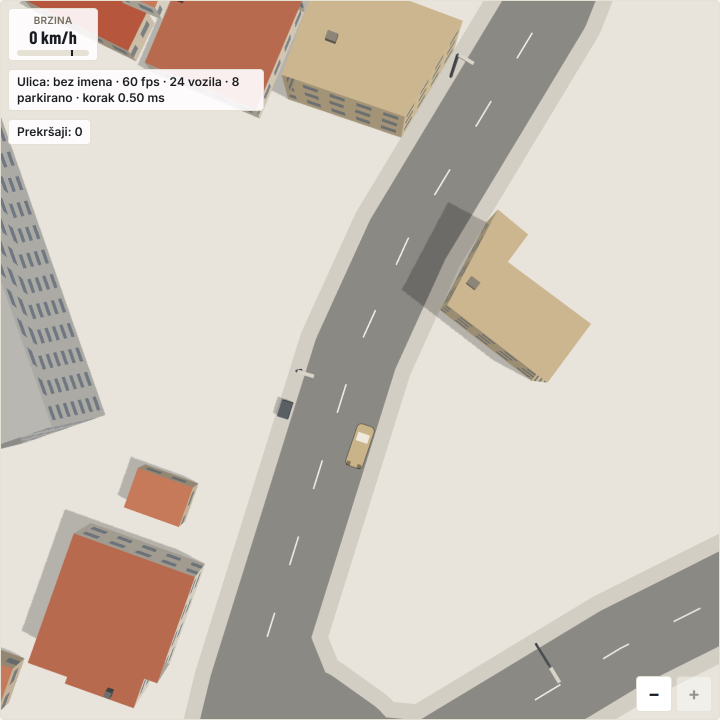
#> input picture qa/faza7-parkiranje-2.png, 1440 x 1440 px (shown at 1/2 size); its folder holds only this picture in this run
$ python -i check_slike.py   (imports and definitions only)
#> lines starting #> are read from the running program, lines starting #| are printed output that depends on the picture; after the words box and inside, x2 and y2 are one past the last pixel; in counts of white or black regions, pixels touching at a corner belong together
#!/usr/bin/env python3
"""Faza 2 — slike.

    python qa/ocr_slike.py       # prvo ovo (sporo, kešira se u qa/ocr.json)
    python qa/check_slike.py     # pa ovo

Pokriva 2.1 reference i fajlove, 2.2 OCR, 2.3 geometrijske sumnje,
2.4 slaganje slike i pitanja, 2.5 težinu.
"""

import json
import pathlib
import re
import sys
from collections import Counter, defaultdict

import numpy as np
from PIL import Image
from scipy import ndimage

QUESTIONS = pathlib.Path("public/questions.json")
IMAGES = pathlib.Path("public/web_images")
OCR = pathlib.Path("qa/ocr.json")

# [1 line that did not run here, left out]
# [1 line that did not run here, left out]

nalazi, cisto = [], []
nalaz = lambda sev, n, d: nalazi.append((sev, n, d))  # noqa: E731
ok = lambda n, d="": cisto.append((n, d))  # noqa: E731


def naslov(t):
    print("\n" + "=" * 78 + f"\n{t}\n" + "=" * 78)


# ═════════════════════════════════════════════════════════════════════════════
# [1 line not run here, left out]

# [1 line that did not run here, left out]
# [1 line that did not run here, left out]
# [1 line that did not run here, left out]

# [16 lines not run here, left out]

prazni, nemoguci = [], []
dimenzije = {}
# [25 lines not run here, left out]
ocr = json.loads(OCR.read_text(encoding="utf-8"))
#> (reads qa/ocr.json from the repository)
# [1 line not run here, left out]

# „Na slici", brojevi pitanja, oznake opcija — obrasci odštampanog teksta iz PDF-a.
PITANJE_RE = re.compile(r"\b\d{1,3}\.\s*(Na|U|Kako|Znak|Vozac|Vozač)", re.I)
OPCIJA_RE = re.compile(r"\b[abc]\)\s")
FRAZA_RE = re.compile(r"na slici|prikazan|saobra|situacij", re.I)

sumnjive = []
# [24 lines not run here, left out]

# Koliko slika uopšte ima ikakav tekst (znakovi ga legitimno imaju: STOP, E-70, 30…)
sa_tekstom = sum(1 for r in ocr.values() if r.get("text", "").strip())
# [5 lines not run here, left out]


# [44 lines left out: function analiza, not called in this run]


odnos, komponente, odsjeceno, margina = [], [], [], []
# [48 lines not run here, left out]

# [1 line that did not run here, left out]
# [1 line that did not run here, left out]
# [10 lines not run here, left out]

def krupne_komponente(put, min_udio=0.01):
    """Broj POVEZANIH komponenti većih od `min_udio` površine — pravo 2D
    povezivanje, ne vodoravne trake.

    Vodoravne trake ne rade posao: kod znaka sa dopunskom tablom između njih
    često nema nijednog potpuno bijelog reda (ivice se dodiruju kroz antialias),
    a kod tri panela jedan pored drugog razmak je uspravan, ne vodoravan.
    """
#> called with put = 'faza7-parkiranje-2.png', min_udio = 0.01
    with Image.open(put) as im:
#> im is the input picture: PIL image 1440x1440 RGB; mean R, G, B 205.4, 196.5, 186.5
        a = np.asarray(im.convert("L")).astype(int)
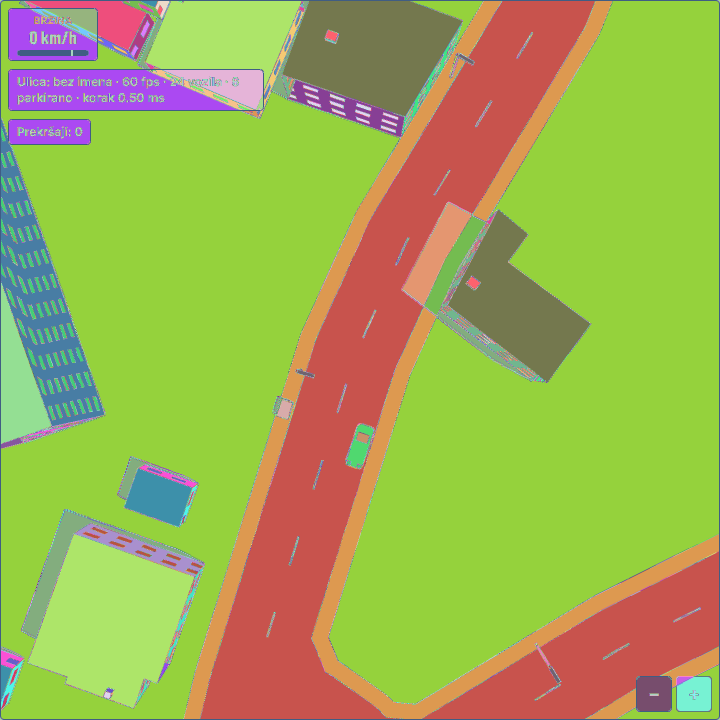
#> a: shape (1440, 1440) int64 (shown at 1/2 size); 229 distinct labels, from 27 to 255; one colour per label, 0 black
    ink = a < 235
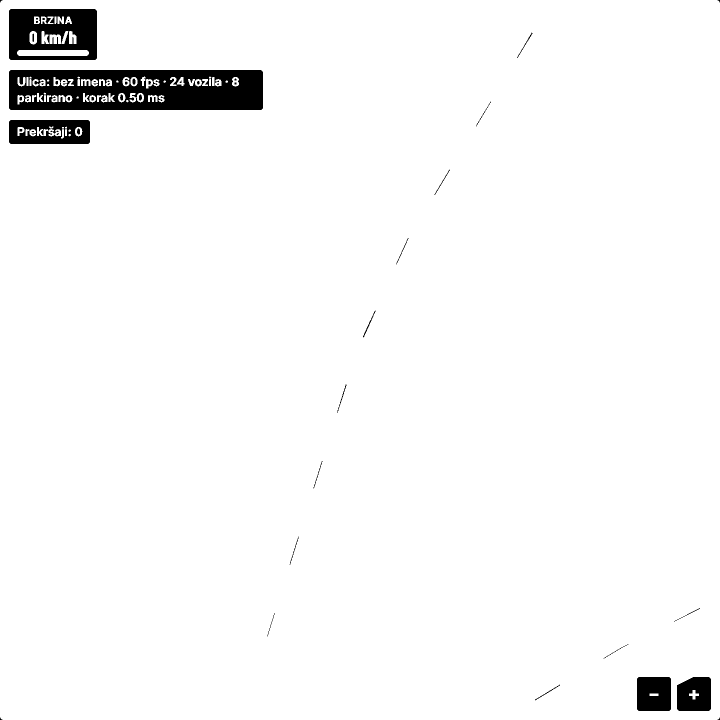
#> ink: shape (1440, 1440) bool (shown at 1/2 size); 96.9% white; 51 black regions (21 under 20 px), largest, box (x1, y1, x2, y2) and area: (18, 140, 526, 220) 34178, (18, 18, 194, 120) 14039, (18, 240, 180, 288) 6456
    # Zatvori tanke pukotine unutar jedne figure, da se jedan znak ne raspadne.
    ink = ndimage.binary_closing(ink, structure=np.ones((3, 3)), iterations=2)
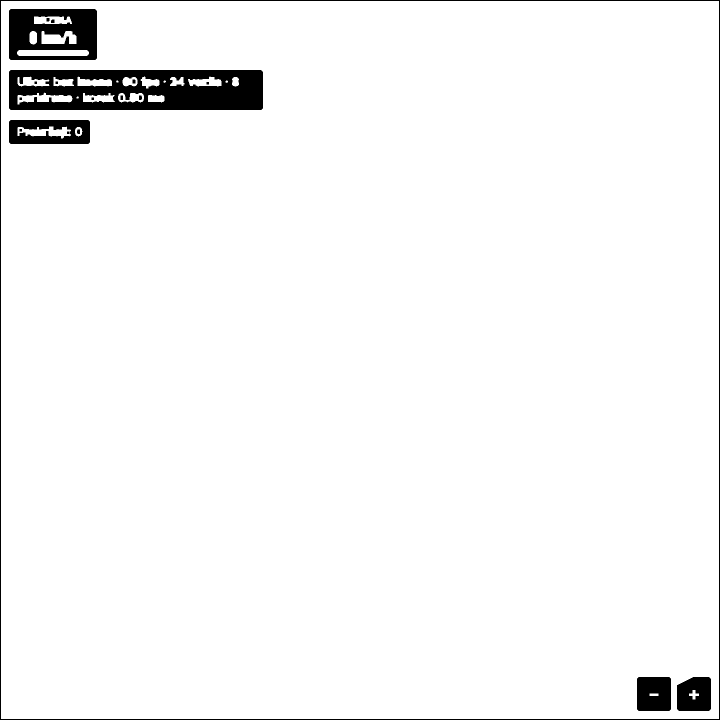
#> ink: shape (1440, 1440) bool (shown at 1/2 size); 96.5% white; 19 black regions, largest, box (x1, y1, x2, y2) and area: (18, 140, 526, 220) 32377, (18, 18, 194, 120) 13522, (0, 0, 1440, 1440) 11504
    lab, n = ndimage.label(ink)
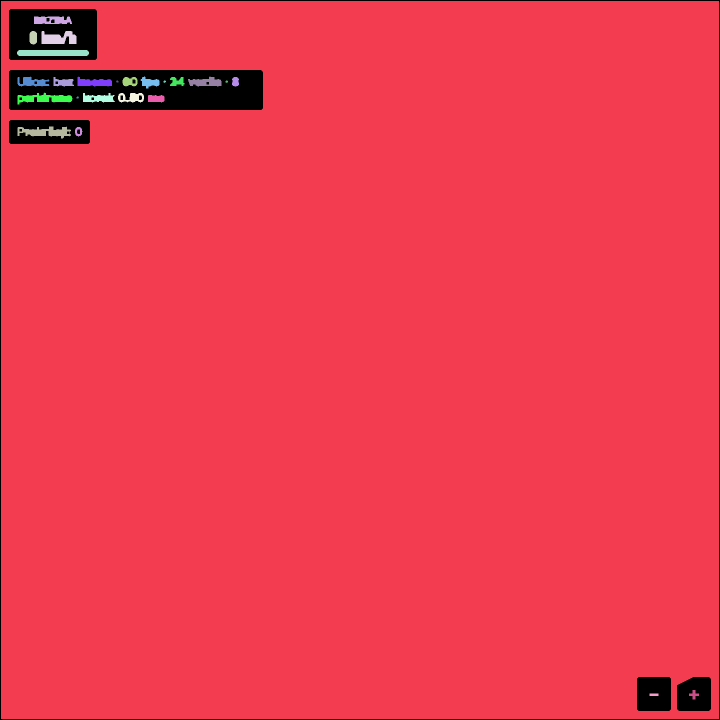
#> lab: shape (1440, 1440) int32 (shown at 1/2 size); 26 distinct labels, from 0 to 25; one colour per label, 0 black
#> n = 25
    if n == 0:
        return 0
    velicine = ndimage.sum(ink, lab, range(1, n + 1))
#> velicine = 25 values, max 1986876 at index 0, min 16 at index 13, mean 80041.4
    prag = ink.size * min_udio
#> prag = 20736
    return int((velicine >= prag).sum())


# „znaci" (množina) → slika bi trebalo da ima bar dvije komponente
# [1 line that did not run here, left out]
neslaganje = []
# [17 lines not run here, left out]

ukupno = sum(d[2] for d in dimenzije.values())
po_tipu = defaultdict(lambda: [0, 0])
# [8 lines not run here, left out]

najveci = sorted(dimenzije.items(), key=lambda x: -x[1][2])[:20]
# [8 lines not run here, left out]

po_sev = Counter(s for s, _, _ in nalazi)
# [10 lines not run here, left out]

>>> result = krupne_komponente('faza7-parkiranje-2.png')
#> result = 1
